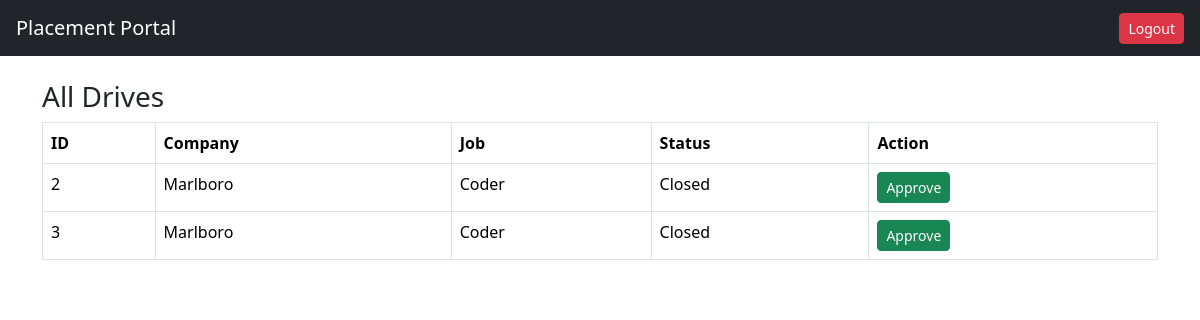
The app's page /admin/drives (signed in) with its own data.
### tables this page shows
CREATE TABLE drive(
        id INTEGER PRIMARY KEY AUTOINCREMENT,
        drive_uid TEXT UNIQUE,
        company_id INTEGER,
        job_title TEXT,
        job_description TEXT,
        eligibility TEXT,
        deadline TEXT,
        status TEXT DEFAULT 'Pending'
    );

CREATE TABLE company(
        id INTEGER PRIMARY KEY AUTOINCREMENT,
        company_uid TEXT UNIQUE,
        company_name TEXT,
        hr_contact TEXT,
        email TEXT UNIQUE,
        password TEXT,
        website TEXT,
        approval_status TEXT DEFAULT 'Pending',
        is_active INTEGER DEFAULT 1
    );

### app.py (the view)
@app.route("/admin/drives")
def admin_drives():
    if session.get("role") != "admin":
        return redirect("/")
    conn = get_connection()
    drives = conn.execute("""
        SELECT drive.*, company.company_name
        FROM drive
        JOIN company ON drive.company_id = company.id
    """).fetchall()
    return render_template("admin_drives.html", drives=drives)

### models.py (called while the page is built)
def get_connection():
    conn = sqlite3.connect(DATABASE)
    conn.row_factory = sqlite3.Row
    return conn

### templates/admin_drives.html
{% extends "base.html" %}
{% block content %}
<h3>All Drives</h3>
<table class="table table-bordered">
<tr>
<th>ID</th>
<th>Company</th>
<th>Job</th>
<th>Status</th>
<th>Action</th>
</tr>
{% for d in drives %}
<tr>
<td>{{ d.id }}</td>
<td>{{ d.company_name }}</td>
<td>{{ d.job_title }}</td>
<td>{{ d.status }}</td>
<td>
<a href="/admin/approve_drive/{{ d.id }}" class="btn btn-success btn-sm">Approve</a>
</td>
</tr>
{% endfor %}
</table>
{% endblock %}

### records on screen
drive: id "2", company_name "Marlboro", job_title "Coder", status "Closed"
drive: id "3", company_name "Marlboro", job_title "Coder", status "Closed"
